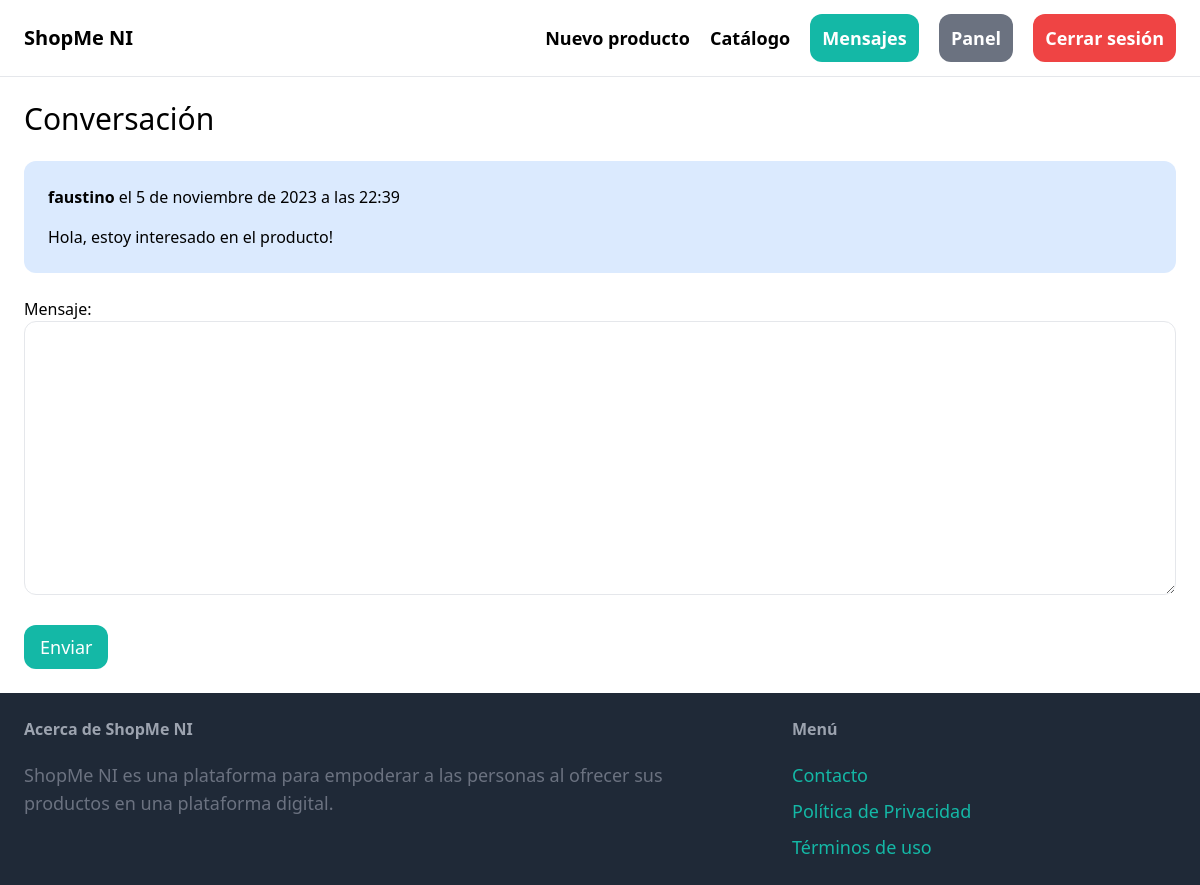
The app's page /mensajes/1/ (signed in), older data.
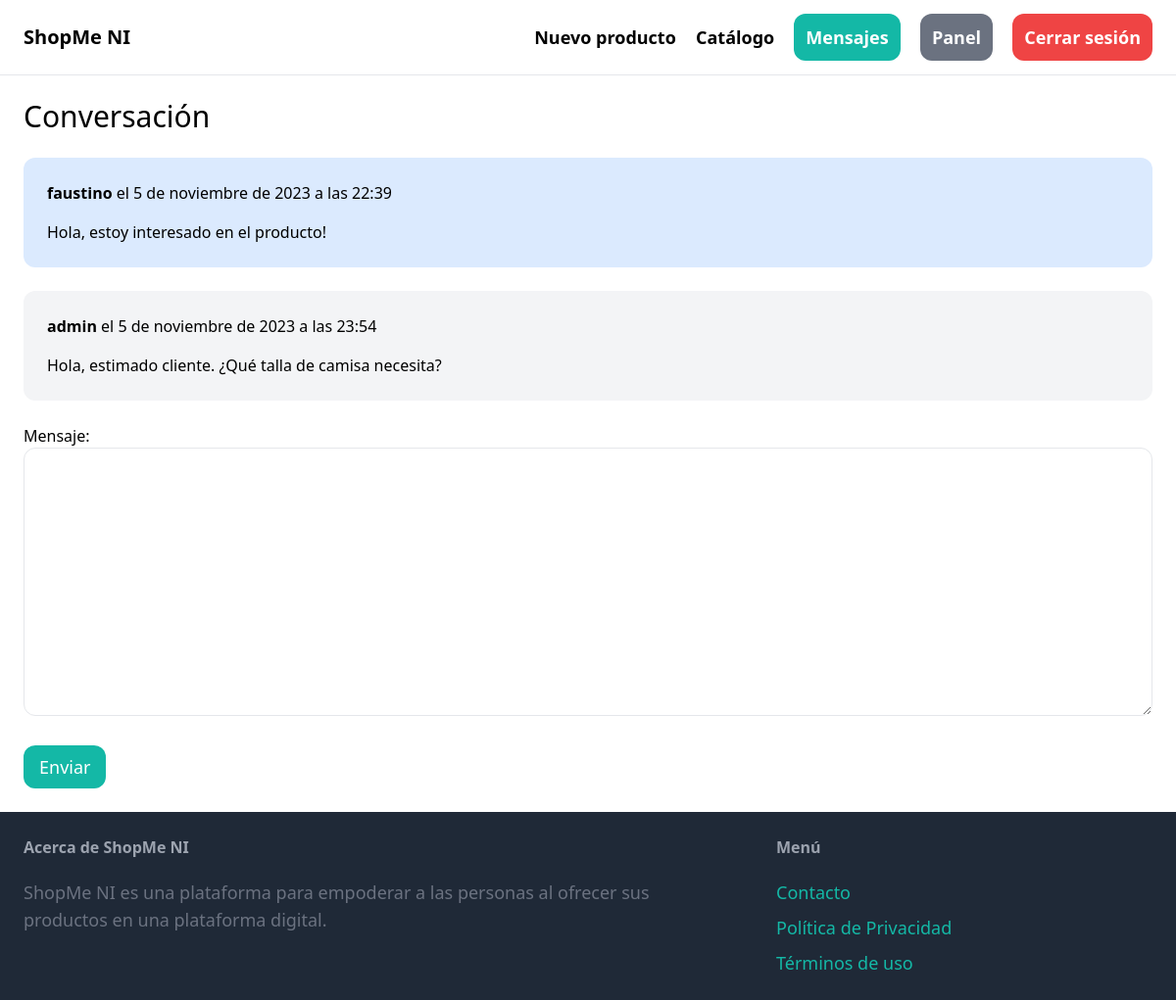
The same page, newer data.
### mensajes/models.py (models this page shows)
class MensajesConversacion(models.Model):
    conversacion = models.ForeignKey(Conversacion, related_name="mensajes", on_delete=models.CASCADE)
    contenido = models.TextField()
    created_at = models.DateTimeField(auto_now_add=True)
    created_by = models.ForeignKey(User, related_name="mensajes_creados", on_delete=models.CASCADE)

### mensajes/views.py (the view)
# urls.py: path("<int:pk>/", views.detalles, name="detalles"),
def detalles(request, pk):
    conversacion = Conversacion.objects.filter(miembros__in=[request.user.id]).get(pk=pk)
    if request.method == "POST":
        form = FormularioMensajesConversacion(request.POST)
        if form.is_valid():
            mensaje_conversacion = form.save(commit=False)
            mensaje_conversacion.conversacion = conversacion
            mensaje_conversacion.created_by = request.user
            mensaje_conversacion.save()
            conversacion.save()
            return redirect("mensajes:detalles", pk=pk)
    else:
        form = FormularioMensajesConversacion()
    context = {
        "conversacion": conversacion,
        "form": form
    }
    return render(request, "mensajes/detalles.html", context)

### mensajes/forms.py
class FormularioMensajesConversacion(forms.ModelForm):
    class Meta:
        model = MensajesConversacion
        fields = ("contenido",)
        labels = {
            "contenido": "Mensaje"
        }
        widgets = {
            "contenido": forms.Textarea(attrs={
                "class": "w-full py-4 px-6 rounded-xl border"
            })
        }

### mensajes/templates/mensajes/detalles.html (shortened to what this page needs)
{% extends 'core/base.html' %}
{% block content %}
  <h1 class="mb-6 text-3xl">Conversación</h1>
  <div class="space-y-6 min-h-[28rem]">
    {% for mensaje in conversacion.mensajes.all %}
      <div class="p-6 flex {% if mensaje.created_by == request.user %}bg-blue-100 {% else %}bg-gray-100 {% endif %}rounded-xl">
        <div>
            <p class="mb-4"><strong>{{ mensaje.created_by.username }}</strong> el {{ mensaje.created_at }}</p>
            <p>{{ mensaje.contenido }}</p>
        </div>
      </div>
    {% endfor %}
    <form action="." method="post" class="mt-6">
        {{ form.as_p }}
        <button type="submit" class="mt-6 py-2 px-4 text-lg bg-teal-500 hover:bg-teal-700 rounded-xl text-white">Enviar</button>
    </form>
  </div>
{% endblock %}

Row changes from the older to the newer data that the page shows:
added MensajesConversacion: created_by.username "admin", created_at "5 de noviembre de 2023 a las 23:54", contenido "Hola, estimado cliente. ¿Qué talla de camisa necesita?"
